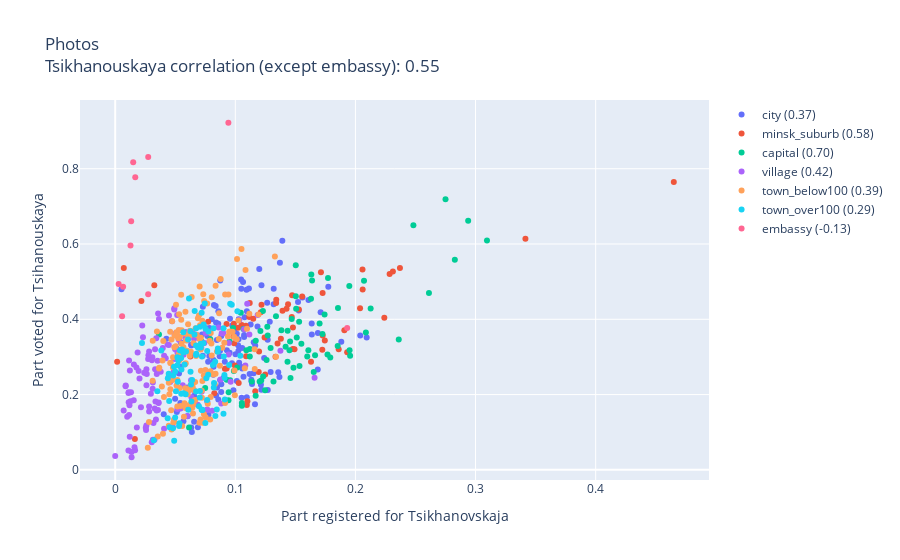

The cell this chart's notebook holds for it:
### Code cell
tih_to_voters_chart('photoVoices', 'officialVoters', 'officialVoters', 'Part registered for Tsikhanovskaja')
